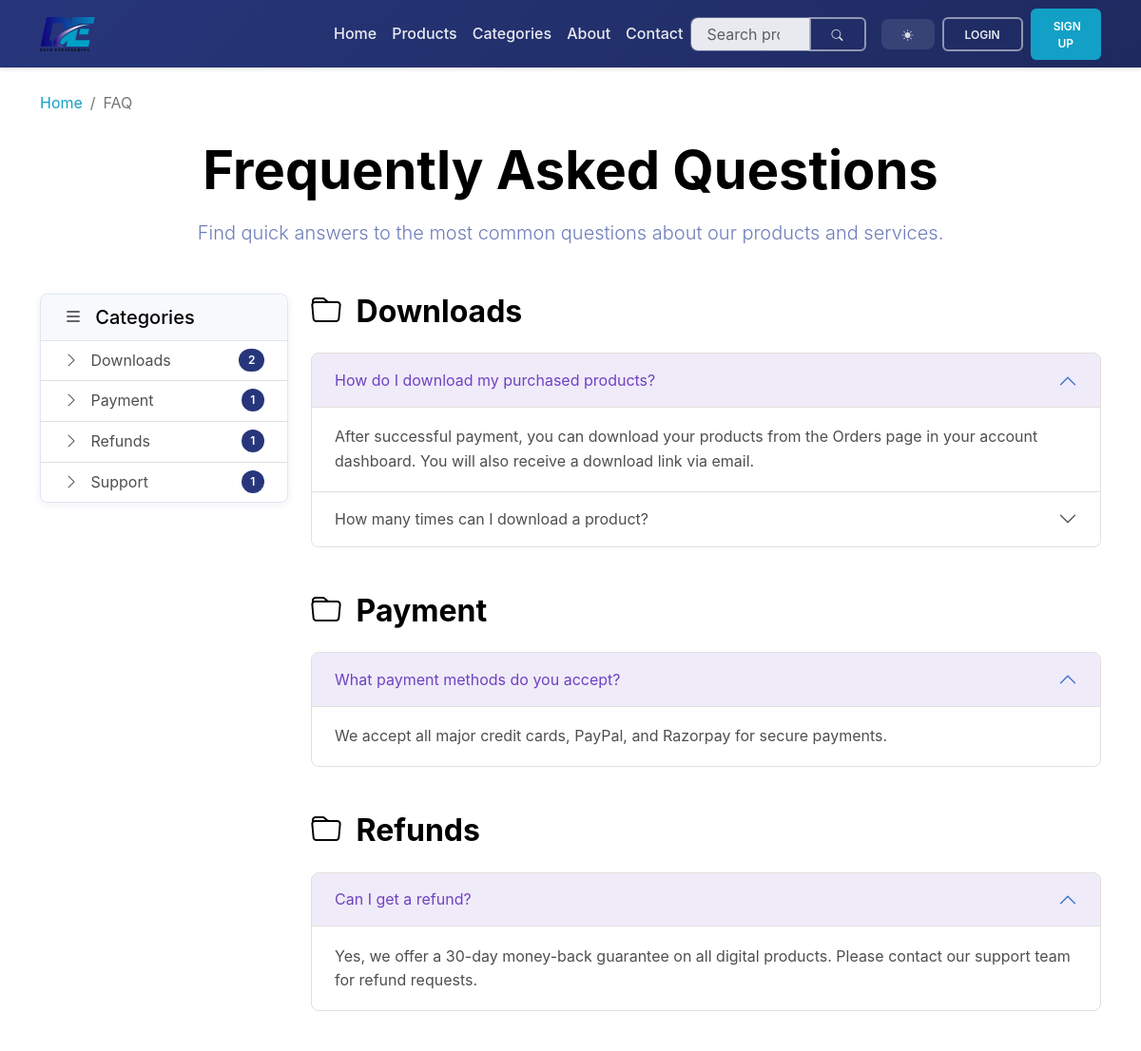
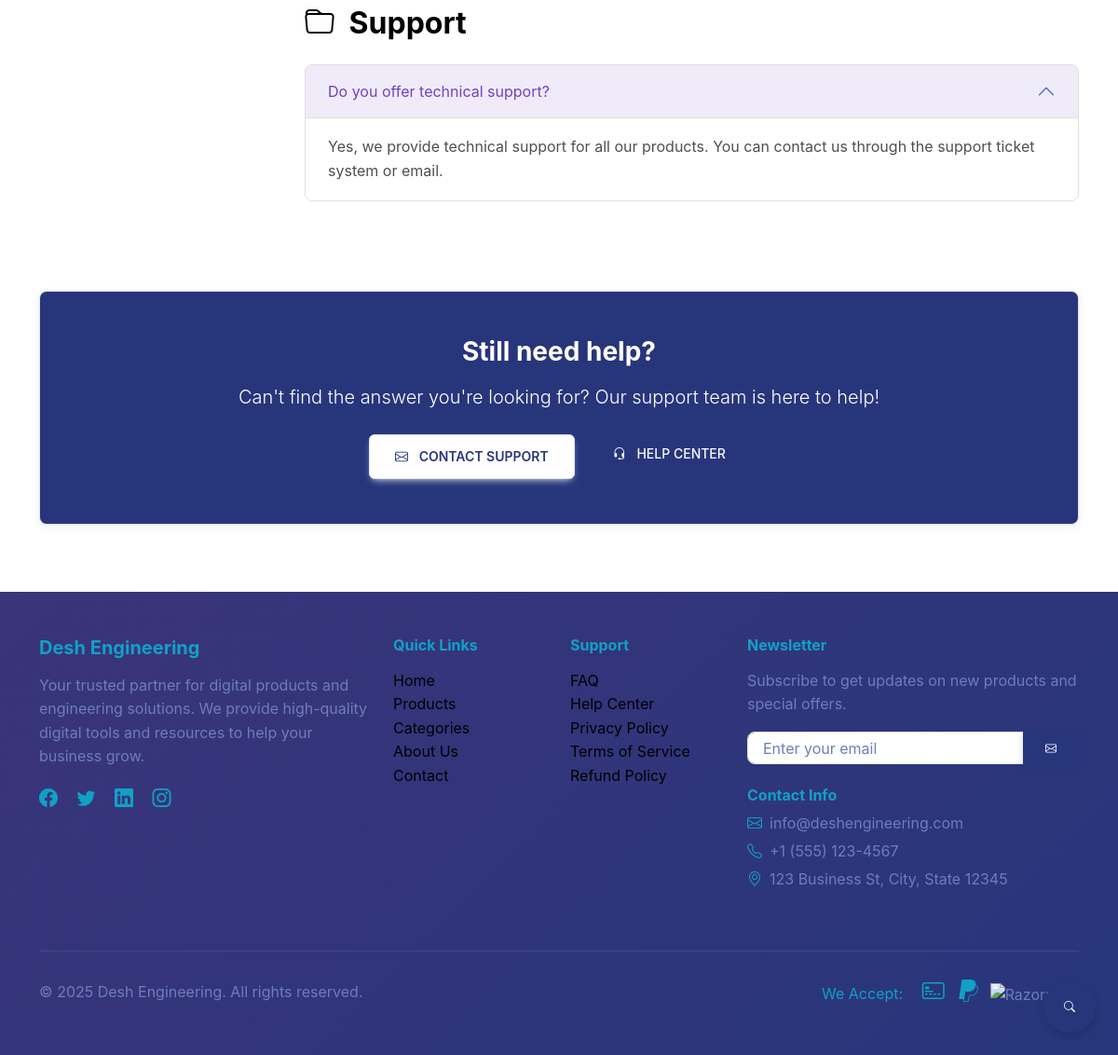
The app's page /faq.php with its own data (2 pictures, top to bottom).
### tables this page shows
CREATE TABLE `faqs` (
  `id` int(11) NOT NULL,
  `question` varchar(500) NOT NULL,
  `answer` text NOT NULL,
  `category` varchar(100) DEFAULT NULL,
  `is_active` tinyint(1) DEFAULT 1,
  `sort_order` int(11) DEFAULT 0,
  `created_at` timestamp NOT NULL DEFAULT current_timestamp(),
  `updated_at` timestamp NOT NULL DEFAULT current_timestamp() ON UPDATE current_timestamp()
);

### faq.php (the view, shortened to what this page needs)
<?php
try {
    $db = getDB();
    $stmt = $db->query("
        SELECT * FROM faqs
        WHERE is_active = 1
        ORDER BY sort_order ASC, id ASC
    ");
    $faqs = $stmt->fetchAll();
    $faq_categories = [];
    foreach ($faqs as $faq) {
        $category = $faq['category'] ?: 'General';
        if (!isset($faq_categories[$category])) {
            $faq_categories[$category] = [];
        }
        $faq_categories[$category][] = $faq;
    }
} catch (Exception $e) {
    error_log("FAQ page error: " . $e->getMessage());
    $faq_categories = [];
}
include 'includes/header.php';
?>
<div class="container py-4">
    <nav aria-label="breadcrumb" class="mb-4">
        <ol class="breadcrumb">
            <li class="breadcrumb-item"><a href="<?php echo SITE_URL; ?>">Home</a></li>
            <li class="breadcrumb-item active">FAQ</li>
        </ol>
    </nav>
    <div class="text-center mb-5">
        <h1 class="display-4 fw-bold mb-3">Frequently Asked Questions</h1>
        <p class="lead text-muted">
            Find quick answers to the most common questions about our products and services.
        </p>
    </div>
    <?php if (!empty($faq_categories)): ?>
        <div class="row">
            <div class="col-lg-3">
                <div class="card sticky-top" style="top: 100px;">
                    <div class="card-header">
                        <h5 class="mb-0">
                            <i class="bi bi-list me-2"></i>
                            Categories
                        </h5>
                    </div>
                    <div class="card-body p-0">
                        <div class="list-group list-group-flush">
                            <?php foreach ($faq_categories as $category => $category_faqs): ?>
                                <a href="#category-<?php echo strtolower(str_replace(' ', '-', $category)); ?>"
                                   class="list-group-item list-group-item-action">
                                    <i class="bi bi-chevron-right me-2"></i>
                                    <?php echo htmlspecialchars($category); ?>
                                    <span class="badge bg-primary rounded-pill float-end">
                                        <?php echo count($category_faqs); ?>
                                    </span>
                                </a>
                            <?php endforeach; ?>
                        </div>
                    </div>
                </div>
            </div>
            <div class="col-lg-9">
                <?php foreach ($faq_categories as $category => $category_faqs): ?>
                    <div class="mb-5" id="category-<?php echo strtolower(str_replace(' ', '-', $category)); ?>">
                        <h2 class="fw-bold mb-4 text-primary">
                            <i class="bi bi-folder me-2"></i>
                            <?php echo htmlspecialchars($category); ?>
                        </h2>
                        <div class="accordion" id="accordion-<?php echo strtolower(str_replace(' ', '-', $category)); ?>">
                            <?php foreach ($category_faqs as $index => $faq): ?>
                                <div class="accordion-item">
                                    <h3 class="accordion-header" id="heading-<?php echo $faq['id']; ?>">
                                        <button class="accordion-button <?php echo $index === 0 ? '' : 'collapsed'; ?>"
                                                type="button"
                                                data-bs-toggle="collapse"
                                                data-bs-target="#collapse-<?php echo $faq['id']; ?>"
                                                aria-expanded="<?php echo $index === 0 ? 'true' : 'false'; ?>"
                                                aria-controls="collapse-<?php echo $faq['id']; ?>">
                                            <?php echo htmlspecialchars($faq['question']); ?>
                                        </button>
                                    </h3>
                                    <div id="collapse-<?php echo $faq['id']; ?>"
                                         class="accordion-collapse collapse <?php echo $index === 0 ? 'show' : ''; ?>"
                                         aria-labelledby="heading-<?php echo $faq['id']; ?>"
                                         data-bs-parent="#accordion-<?php echo strtolower(str_replace(' ', '-', $category)); ?>">
                                        <div class="accordion-body">
                                            <?php echo nl2br(htmlspecialchars($faq['answer'])); ?>
                                        </div>
                                    </div>
                                </div>
                            <?php endforeach; ?>
                        </div>
                    </div>
                <?php endforeach; ?>
            </div>
        </div>
        <div class="row mt-5">
            <div class="col-12">
                <div class="card bg-primary text-white">
                    <div class="card-body text-center py-5">
                        <h3 class="fw-bold mb-3">Still need help?</h3>
                        <p class="lead mb-4">
                            Can't find the answer you're looking for? Our support team is here to help!
                        </p>
                        <div class="d-flex gap-3 justify-content-center">
                            <a href="<?php echo SITE_URL; ?>/contact" class="btn btn-light btn-lg">
                                <i class="bi bi-envelope me-2"></i>
                                Contact Support
                            </a>
                            <a href="<?php echo SITE_URL; ?>/support" class="btn btn-outline-light btn-lg">
                                <i class="bi bi-headset me-2"></i>
                                Help Center
                            </a>
                        </div>
                    </div>
                </div>
            </div>
        </div>
    <?php endif; ?>
</div>
<button class="btn btn-primary btn-floating position-fixed bottom-0 end-0 m-4"
        data-bs-toggle="modal"
        data-bs-target="#searchFaqModal"
        title="Search FAQs">
    <i class="bi bi-search"></i>
</button>
<?php include 'includes/footer.php'; ?>

### assets/css/style.css (style rules this page uses)
:root { --primary-brand: #27367B; --secondary-accent: #12A0C6; --deep-accent: #3A347A; --base-white: #FFFFFF; --subtle-bg: #A6C4E0; --text-black: #000000; --primary-light: #4A5A9B; --primary-lighter: #6D7DBB; --primary-dark: #1E2A5F; --success-color: #198754; --danger-color: #dc3545; --warning-color: #ffc107; --info-color: #12A0C6; --light-color: #A6C4E0; --dark-color: #3A347A; --text-primary: #000000; --text-secondary: #27367B; --text-muted: #6D7DBB; --text-inverse: #FFFFFF; --bg-page: #FFFFFF; --bg-section: #F7F9FC; --bg-subtle: #A6C4E0; --bg-dark: #3A347A; --bg-card: #FFFFFF; --border-light: #E0E6F0; --border-dark: #27367B; --border-accent: #12A0C6; --btn-primary-bg: #27367B; --btn-primary-hover: #1E2A5F; --btn-primary-text: #FFFFFF; --btn-secondary-bg: #12A0C6; --btn-secondary-hover: #0E7C9A; --btn-secondary-text: #FFFFFF; --btn-light-bg: #FFFFFF; --btn-light-hover: #F1F4F9; --btn-light-text: #27367B; --btn-danger-bg: #dc3545; --btn-danger-hover: #b02a37; --btn-danger-text: #FFFFFF; --hover-bg: #F0F3FA; --active-bg: #E1E7F5; --focus-outline: #12A0C6; --badge-sale-bg: #dc3545; --badge-new-bg: #198754; --badge-hot-bg: #ffc107; --badge-info-bg: #12A0C6; --badge-text: #FFFFFF; --primary-color: #27367B; --secondary-color: #12A0C6; --bg-primary: #FFFFFF; --bg-secondary: #A6C4E0; --bg-tertiary: #F8FAFC; --border-color: #E0E6F0; --shadow: rgba(39, 54, 123, 0.1); --shadow-lg: rgba(39, 54, 123, 0.15); --gradient-primary: linear-gradient(135deg, #27367B 0%, #3A347A 100%); --gradient-header: linear-gradient(135deg, #27367B 0%, #1E2A5F 100%); --gradient-footer: linear-gradient(135deg, #3A347A 0%, #27367B 100%); --gradient-cta: linear-gradient(135deg, #12A0C6 0%, #0E8BA3 100%); --gradient-subtle: linear-gradient(135deg, #A6C4E0 0%, #FFFFFF 100%); }
body { font-family: 'Inter', -apple-system, BlinkMacSystemFont, 'Segoe UI', Roboto, sans-serif; line-height: 1.6; background-color: var(--bg-page); color: var(--text-primary); transition: background-color 0.3s ease, color 0.3s ease; }
.card { border: none; box-shadow: 0 2px 8px var(--shadow); transition: all 0.3s ease; border-radius: 12px; overflow: hidden; }
.btn { border-radius: 8px; font-weight: 500; transition: all 0.3s ease; border: none; }
.btn-primary { background-color: var(--btn-primary-bg) !important; color: var(--btn-primary-text) !important; border: none !important; box-shadow: 0 2px 4px rgba(39, 54, 123, 0.3); }
.btn-floating { width: 50px; height: 50px; border-radius: 50%; display: flex; align-items: center; justify-content: center; box-shadow: 0 4px 12px var(--shadow-lg); }
.btn-primary { background-color: var(--btn-primary-bg) !important; border: none !important; color: var(--btn-primary-text) !important; font-weight: 600; transition: all 0.3s ease; position: relative; overflow: hidden; border-radius: 6px; box-shadow: 0 2px 8px rgba(39, 54, 123, 0.2); }
.btn-light { background-color: var(--btn-light-bg) !important; border: 1px solid var(--border-light) !important; color: var(--btn-light-text) !important; font-weight: 600; transition: all 0.3s ease; border-radius: 6px; }
.card { background-color: var(--bg-card); border: 1px solid var(--border-light); border-radius: 8px; box-shadow: 0 2px 8px rgba(39, 54, 123, 0.08); transition: all 0.3s ease; }
.card-header { background-color: var(--bg-section) !important; border-bottom: 1px solid var(--border-light); color: var(--text-primary) !important; font-weight: 600; border-radius: 8px 8px 0 0 !important; }
.badge { font-weight: 600; padding: 0.5em 0.8em; color: var(--badge-text); }
.bg-primary { background-color: var(--primary-brand) !important; color: var(--text-inverse) !important; }
a { color: var(--secondary-accent); transition: color 0.3s ease; text-decoration: none; }
.text-primary { color: var(--text-primary) !important; }
.text-muted { color: var(--text-muted) !important; }
.text-white { color: var(--text-inverse) !important; }

### faq.php (style rules this page uses)
.btn-floating { width: 56px; height: 56px; border-radius: 50%; display: flex; align-items: center; justify-content: center; box-shadow: 0 4px 12px rgba(0, 0, 0, 0.15); z-index: 1000; }
.accordion-button:not(.collapsed) { background-color: rgba(111, 66, 193, 0.1); color: #6f42c1; }

### records on screen
faqs: category "Support", count($category_faqs) "1", question "Do you offer technical support?", answer "Yes, we provide technical support for all our products. You can contact us through the support ticket system or email."
faqs: question "How do I download my purchased products?", answer "After successful payment, you can download your products from the Orders page in your account dashboard. You will also receive a download link via email."
faqs: question "How many times can I download a product?"
faqs: question "What payment methods do you accept?", answer "We accept all major credit cards, PayPal, and Razorpay for secure payments."
faqs: question "Can I get a refund?", answer "Yes, we offer a 30-day money-back guarantee on all digital products. Please contact our support team for refund requests."

### other values on screen
$category "Downloads"
count($category_faqs) "2"
$category "Payment"
count($category_faqs) "1"
$category "Refunds"
SITE_NAME "Desh Engineering"
SITE_EMAIL "info@deshengineering.com"
